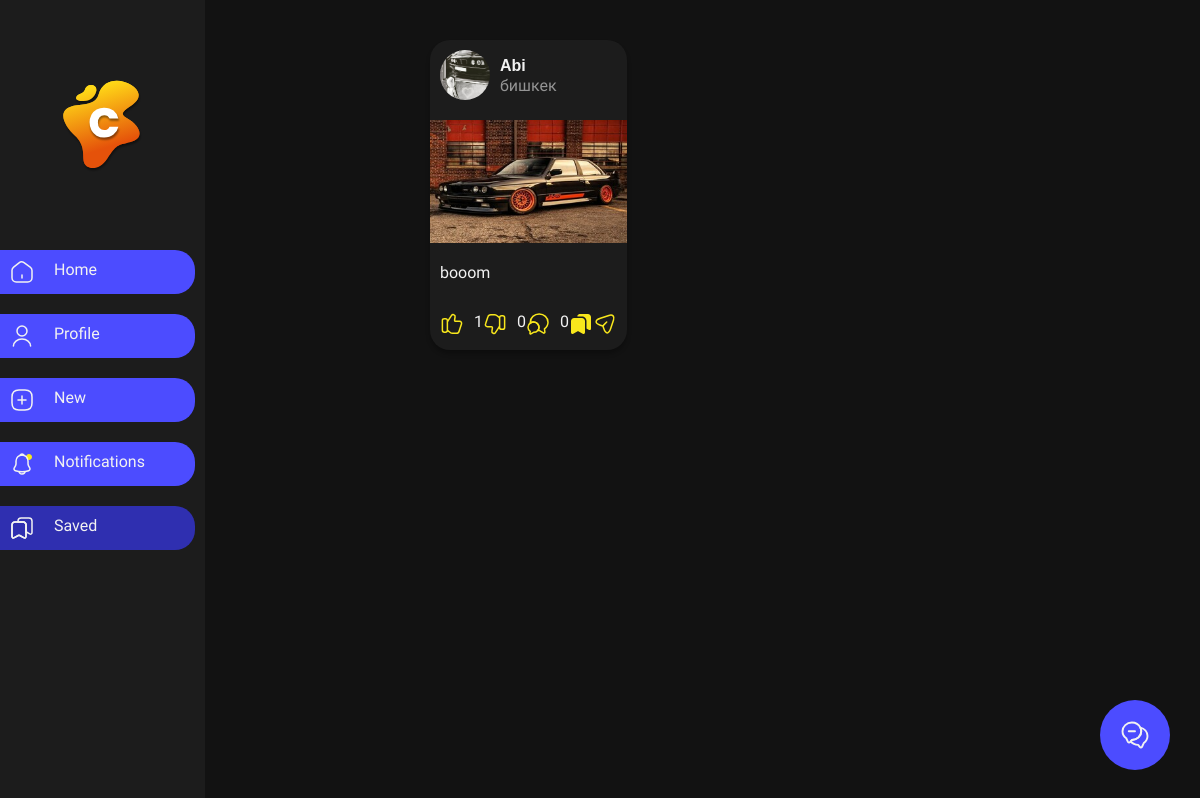
/post/saved/ (signed in), run on the app's committed database.
### Users/models.py (models this page shows, shortened)
class User(AbstractUser):
    full_name = models.CharField(max_length=255)
    phone_number = models.CharField(max_length=255, blank=True)
    profile_picture = models.ImageField(
        upload_to=generate_filename,
        default='/profile_pictures/avatar-alt.svg'
    )
    bio = models.TextField(blank=True)
    date_joined = models.DateTimeField(auto_now_add=True)
    last_login = models.DateTimeField(auto_now=True)
    email_verified = models.BooleanField(default=False)
    followers_count = models.IntegerField(default=0)
    followings_count = models.IntegerField(default=0)
    is_banned = models.BooleanField(default=False)
    objects = UsersUserManager()
    admin_objects = models.Manager()
    def get_new_messages(self) -> QuerySet:
        return self.receiver_messages.filter(viewed=False)
    def get_new_notifications(self) -> QuerySet:
        return self.notifications.filter(viewed=False)
    def get_context(
            self,
            logined_user: 'User' = None,
            full_data: bool = False,
            posts: bool = False,
            admin_data: bool = False,
            extra_data: dict = None
    ):
        if not logined_user:
            logined_user = self
        if admin_data:
            from Posts.models import Post
            posts = [post.get_context(user=logined_user, admin_data=admin_data) for post in
                     Post.admin_objects.filter(user=self).order_by('-created_at')]
        elif posts:
            posts = [post.get_context(user=logined_user, admin_data=admin_data) for post in self.posts.all().order_by('-created_at')]
        else:
            posts = []
        data = {
            'username': self.username,
            'fullname': self.full_name,
            'profile_picture': self.profile_picture.url,
            'bio': self.bio,
            'posts': posts,
            'number_of_followers': self.followers_count,
            'number_of_followings': self.followings_count,
            'is_following': Follow.objects.filter(follower=logined_user, followee=self).exists(),
            'self': logined_user.id == self.id,
            'is_banned': self.is_banned,
            'blocked': self.blockers.filter(blocked_by=logined_user).exists(),
            'private': self.settings.private_account
        }
        if admin_data or full_data:
            data['date_joined'] = self.date_joined
            data['last_login'] = self.last_login
            data['phone'] = self.phone_number
            data['email'] = self.email
            data['banned'] = self.is_banned
        if extra_data:
            data.update(extra_data)
        return data

### Posts/models.py (models this page shows, shortened)
class Post(models.Model):
    user = models.ForeignKey(User, on_delete=models.CASCADE, related_name='posts')
    image = models.ImageField(upload_to=generate_filename)
    caption = models.CharField(max_length=255, blank=True)
    location = models.CharField(max_length=255, blank=True)
    created_at = models.DateTimeField(auto_now_add=True)
    likes_count = models.IntegerField(default=0)
    dislikes_count = models.IntegerField(default=0)
    comments_count = models.IntegerField(default=0)
    objects = PostsUserManager()
    admin_objects = models.Manager()
    def get_context(self, user: 'User', comments: bool = False, admin_data: bool = False) -> Dict[str, str]:
        if admin_data:
            from Comments.models import Comment
            comments = [
                comment.get_context()
                for comment in Comment.admin_objects.filter(post=self).order_by('-created_at')
            ]
        if comments:
            comments = [
                comment.get_context(logined_user=user)
                for comment in self.comments.all().order_by('-created_at')
            ]
        else:
            comments = []
        return {
            'id': self.id,
            'user': self.user.get_context(
                logined_user=user if not admin_data else None,
                full_data=True
            ),
            'image': self.image.url,
            'caption': self.caption,
            'location': self.location,
            'likes': self.likes_count,
            'dislikes': self.dislikes_count,
            'liked': self.reactions.filter(user=user, reaction='like').exists(),
            'disliked': self.reactions.filter(user=user, reaction='dislike').exists(),
            'comments_count': self.comments_count,
            'comments': comments,
            'saved': self.saved_by.filter(user=user).exists(),
            'url': reverse(
                'post-detail',
                kwargs={
                    'post_id': self.id
                }
            ),
            'tags': [
                tag.name.replace('#', '')
                for tag in self.tags.all()
            ],
        }

### Posts/views.py (the view)
# urls.py: path('saved/', saved_posts, name='saved-posts-dashboards'),
@login_required(login_url='user-login')
def saved_posts(request: HttpRequest):
    new_messages = request.user.get_new_messages()
    data = {
        'saved_posts_rows': get_saved_posts_context(request.user),
        'logged_user': request.user.get_context(),
        'saved_posts_tab': True,
        'new_messages': new_messages.exists(),
        'new_notifications': request.user.get_new_notifications().count()
    }
    data['number_of_saved_posts'] = len(data['saved_posts_rows'][0]) + len(data['saved_posts_rows'][1])
    return render(request, 'saved-posts-dashboard.html', context=data)

### Communications/models.py (called while the page is built)
    def get_queryset(self):
        return super().get_queryset().exclude(sender__is_banned=True).exclude(receiver__is_banned=True)

### Users/models.py (called while the page is built)
    def get_queryset(self):
        return super().get_queryset().exclude(is_banned=True)

    def get_queryset(self):
        return super().get_queryset().exclude(followee__is_banned=True).exclude(follower__is_banned=True)

    def get_queryset(self):
        return super().get_queryset().exclude(user__is_banned=True).exclude(blocked_by__is_banned=True)

### utils/posts.py (called while the page is built)
def get_saved_posts_context(user: User) -> list[list[Dict[str, str]]]:
    saved_posts = user.saved_posts.all().order_by('-saved_at')
    post_rows = [[], []]
    for index, saved_post in enumerate(
            iterable=saved_posts,
            start=0
    ):
        post_rows[index % 2].append(saved_post.post.get_context(user))
    return post_rows

### Posts/templates/saved-posts-dashboard.html (shortened to what this page needs)
{% extends 'users-base.html' %}
{% load static %}
{% block content %}
<div class="saved-posts-root padding-10 dis-col gap-10">
    {% if number_of_saved_posts > 0 %}
    {% for saved_posts_row in saved_posts_rows %}
    <div class="gap-10 dis-col posts-row">
        {% for post in saved_posts_row %}
        <div class="saved-post">
            {% include 'post.html' %}
        </div>
        {% endfor %}
    </div>
    {% endfor %}
    {% else %}
    <div class="blank-page">No Posts saved yet..</div>
    {% endif %}
</div>
{% include 'chat-button.html' %}
{% endblock %}

### Posts/templates/post.html (shortened to what this page needs)
<div class="dis-col secondary-background card gap-10" id="post-{{ post.id }}">
    <div class="padding-10 dis-row gap-10">
        {% include 'user-small-data.html' with user=post.user location=post.location %}
    </div>
    <div class="dis-col gap-10 post-content" data-post-id="{{ post.id }}">
        <img class="post-image" src="{{ post.image }}" alt="Post of @{{ post.user.username }}">
        {% if post.caption and post.caption|length > 0 %}
        <div class="post-caption dis-row padding-10 text-color">{{ post.caption }}</div>
        {% endif %}
    </div>
    {% include 'post-actions.html' %}
</div>

### Users/templates/user-small-data.html
<a href="{% url 'profile-pages' username=user.username %}">
    <div class="dis-row gap-10">
        <div class="small-avatar">
            <img class="avatar" src="{{ user.profile_picture }}" alt="Avatar">
        </div>
        <div class="dis-col just-cent">
            <div class="fullname text-color">{{ user.fullname }}</div>
            {% if location %}
            <div class="location">{{ location }}</div>
            {% else %}
            <div class="username text-color">@{{ user.username }}</div>
            {% endif %}
        </div>
    </div>
</a>

### static/styles/styles.css (style rules this page uses)
body { margin: 0; padding: 0; background: #121212; }
a { text-decoration: none; color: #F2F2F2; }
.small-avatar { width: 50px; height: 50px; }
.avatar { width: 100%; height: 100%; object-fit: cover; border-radius: 50%; }
.fullname { font-family: 'Arial', serif; font-style: normal; font-weight: 700; font-size: 16px; line-height: 21px; }
.post-caption { word-break: break-word; }
.location { font-weight: 400; font-size: 16px; display: flex; align-items: center; text-align: center; color: #949494; }
.post-image { width: 100%; }
.posts-row { width: 100%; }

### static/styles/global-datas.css (style rules this page uses)
.secondary-background { background: #1C1C1C; }
.card { box-shadow: 0 4px 4px rgba(0, 0, 0, 0.25); border-radius: 20px; }
.text-color { color: #F2F2F2; }
.padding-10 { padding: 10px; box-sizing: border-box; }
.gap-10 { display: flex; gap: 10px; }
.dis-row { display: flex; flex-direction: row; }
.dis-col { display: flex; flex-direction: column; }
.just-cent { display: flex; justify-content: center; }

### static/styles/large-screens.css (style rules this page uses)
.saved-posts-root { display: flex; flex-direction: row; }

### data on the page
User: fullname "Abi"
Post: saved_posts_row "бишкек", caption "booom"

### other printed values
{{ post.likes }} "1"
{{ post.dislikes }} "0"
{{ post.comments_count }} "0"
